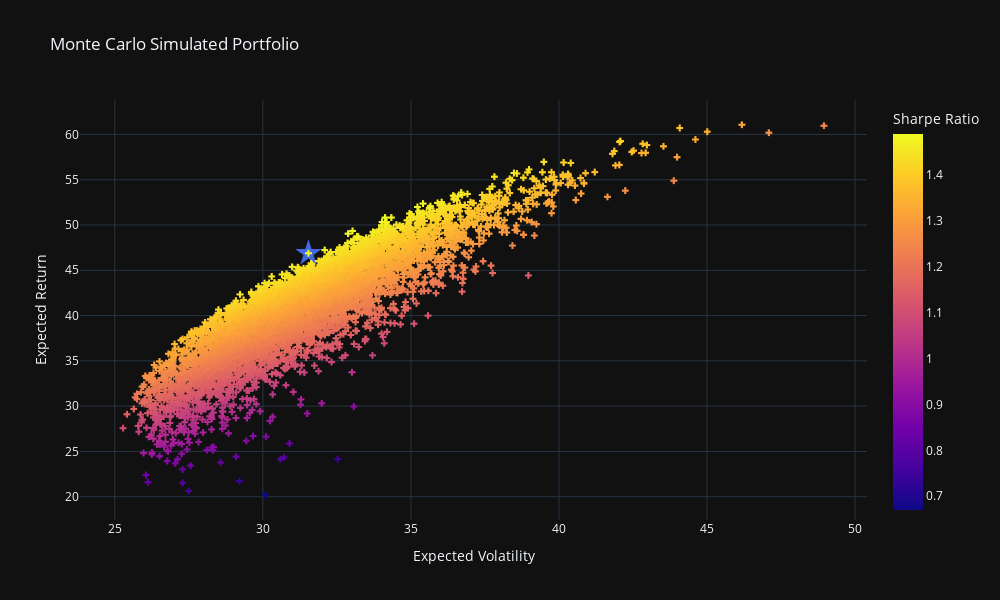

Notebook cell for this chart:
### Code cell
# Plot simulated portfolio
fig = px.scatter(
    temp, x='port_vols', y='port_rets', color='sharpe_ratio', 
    labels={'port_vols': 'Expected Volatility', 'port_rets': 'Expected Return','sharpe_ratio': 'Sharpe Ratio'},
    title="Monte Carlo Simulated Portfolio"
     ).update_traces(mode='markers', marker=dict(symbol='cross'))

# Plot max sharpe 
fig.add_scatter(
    mode='markers', 
    x=[temp.iloc[temp.sharpe_ratio.idxmax()]['port_vols']], 
    y=[temp.iloc[temp.sharpe_ratio.idxmax()]['port_rets']], 
    marker=dict(color='RoyalBlue', size=20, symbol='star'),
    name = 'Max Sharpe'
).update(layout_showlegend=False)

# Show spikes
fig.update_xaxes(showspikes=True)
fig.update_yaxes(showspikes=True)
fig.show()

### Figure 1 — Plotly figure (JSON) as saved in the notebook; plotly's stock layout.template omitted (floating-point values rounded to 4 significant figures; data arrays with more than 128 entries replaced by an {"elided": "..."} marker saying what was removed)
{"data": [{"hovertemplate": "Expected Volatility=%{x}<br>Expected Return=%{y}<br>Sharpe Ratio=%{marker.color}<extra></extra>", "legendgroup": "", "marker": {"color": {"elided": "5000 float values"}, "coloraxis": "coloraxis", "symbol": "cross"}, "mode": "markers", "name": "", "showlegend": false, "type": "scattergl", "x": {"elided": "5000 float values"}, "xaxis": "x", "y": {"elided": "5000 float values"}, "yaxis": "y"}, {"marker": {"color": "RoyalBlue", "size": 20, "symbol": "star"}, "mode": "markers", "name": "Max Sharpe", "type": "scatter", "x": [31.54], "y": [46.88]}], "layout": {"coloraxis": {"colorbar": {"title": {"text": "Sharpe Ratio"}}, "colorscale": [[0, "#0d0887"], [0.1111, "#46039f"], [0.2222, "#7201a8"], [0.3333, "#9c179e"], [0.4444, "#bd3786"], [0.5556, "#d8576b"], [0.6667, "#ed7953"], [0.7778, "#fb9f3a"], [0.8889, "#fdca26"], [1, "#f0f921"]]}, "height": 600, "legend": {"tracegroupgap": 0}, "showlegend": false, "title": {"text": "Monte Carlo Simulated Portfolio"}, "width": 1000, "xaxis": {"anchor": "y", "domain": [0, 1], "showspikes": true, "title": {"text": "Expected Volatility"}}, "yaxis": {"anchor": "x", "domain": [0, 1], "showspikes": true, "title": {"text": "Expected Return"}}}}
